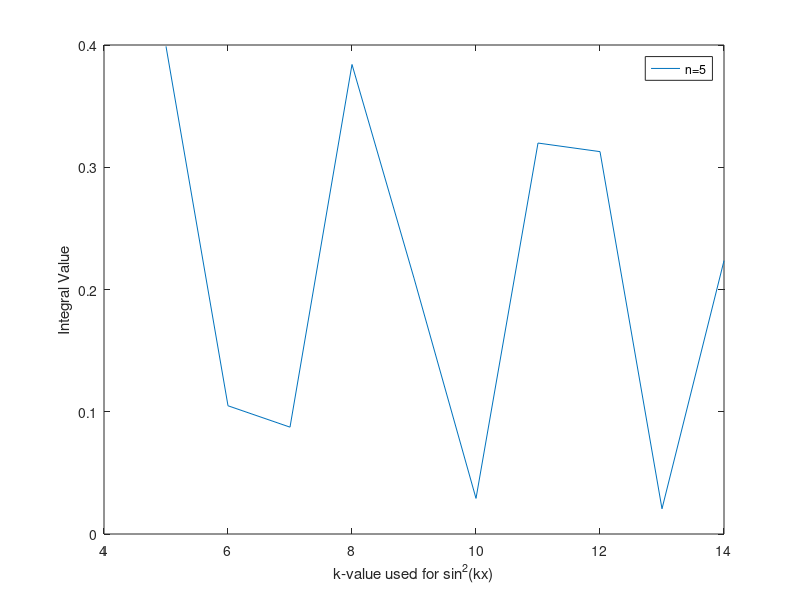

The MATLAB script that drew this image:
% Homework #9c
clc
clear;
close all;
%===================================
% (9c)
%-----------------------------------
%Gaussian Quadrature
n=[5 10 15 20 25 30 35 40 45 50];
k=[5 6 7 8 9 10 11 12 13 14];
load('ptsandweights.mat')
%create function for xvals and weights

func= @(x,k) sin(k*x)^2;
%This'll be messy, I'm having trouble making it neat
%Integrals n free k constant at 5
nint=zeros(1,10);
kint=zeros(1,10);
%1/2 multiplier since it's symmetric and only over 0 to +inf
for i=1:5
nint(1)=nint(1)+(1/2)*func(xval5(i),5)*weight5(i);
end
for i=1:10
nint(2)=nint(2)+(1/2)*func(xval10(i),5)*weight10(i);
end
for i=1:15
nint(3)=nint(3)+(1/2)*func(xval15(i),5)*weight15(i);
end
for i=1:20
nint(4)=nint(4)+(1/2)*func(xval20(i),5)*weight20(i);
end
for i=1:25
nint(5)=nint(5)+(1/2)*func(xval25(i),5)*weight25(i);
end
for i=1:30
nint(6)=nint(6)+(1/2)*func(xval30(i),5)*weight30(i);
end
for i=1:35
nint(7)=nint(7)+(1/2)*func(xval35(i),5)*weight35(i);
end
for i=1:40
nint(8)=nint(8)+(1/2)*func(xval40(i),5)*weight40(i);
end
for i=1:45
nint(9)=nint(9)+(1/2)*func(xval45(i),5)*weight45(i);
end
for i=1:50
nint(10)=nint(10)+(1/2)*func(xval50(i),5)*weight50(i);
end
%integrals k free n constant at 5
for i=1:5
kint(1)=kint(1)+(1/2)*func(xval5(i),5)*weight5(i);
kint(2)=kint(2)+(1/2)*func(xval5(i),6)*weight5(i);
kint(3)=kint(3)+(1/2)*func(xval5(i),7)*weight5(i);
kint(4)=kint(4)+(1/2)*func(xval5(i),8)*weight5(i);
kint(5)=kint(5)+(1/2)*func(xval5(i),9)*weight5(i);
kint(6)=kint(6)+(1/2)*func(xval5(i),10)*weight5(i);
kint(7)=kint(7)+(1/2)*func(xval5(i),11)*weight5(i);
kint(8)=kint(8)+(1/2)*func(xval5(i),12)*weight5(i);
kint(9)=kint(9)+(1/2)*func(xval5(i),13)*weight5(i);
kint(10)=kint(10)+(1/2)*func(xval5(i),14)*weight5(i);
end    
plot(n,nint)
ylabel('Integral Value')
xlabel('Number of Points and Weights used')
disp('Press enter for second plot')
legend('k=5')
pause
plot(k,kint)
ylabel('Integral Value')
xlabel('k-value used for sin^2(kx)')
legend('n=5')

%==========================================

%==========================================


